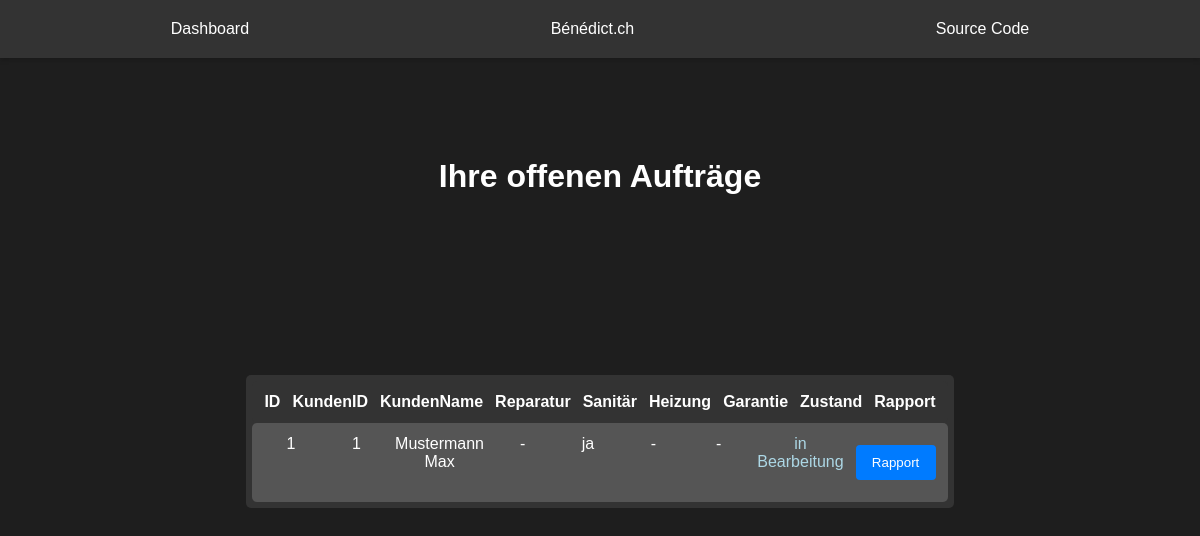
/oAuftraege.php (signed in), run on an earlier commit of the app's database.
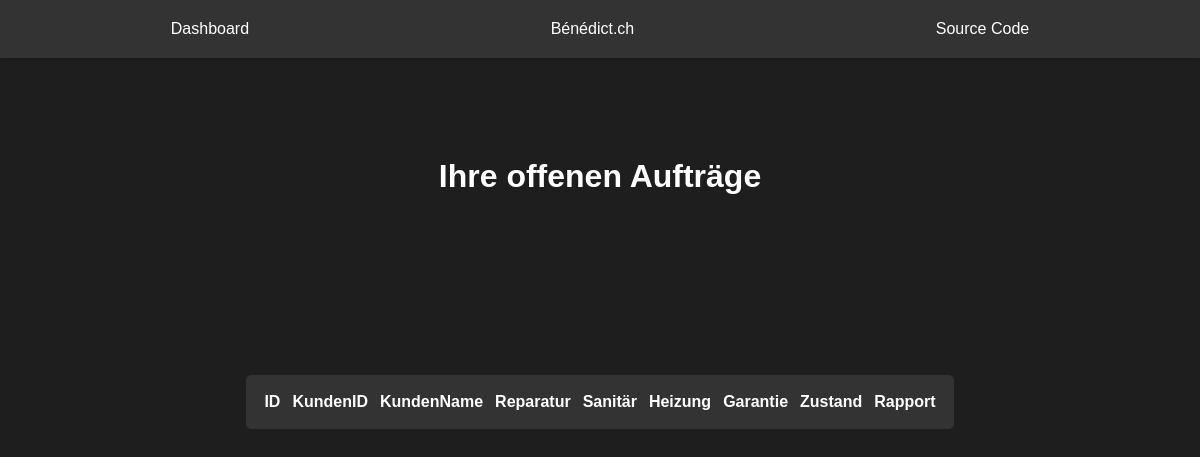
And on a later commit of the database.
### tables this page shows
CREATE TABLE Orders (
            orderID INTEGER PRIMARY KEY AUTOINCREMENT,
            kundenID INTEGER NOT NULL, /* Problem: need to manually type ID because AUTOINCREMENT cant be used rn. */
            kundenName TEXT NOT NULL,
            objAdresse TEXT NOT NULL,
            objOrt TEXT NOT NULL,
            objPLZ INTEGER NOT NULL,
            rechID INTEGER NOT NULL,
            orderDate TEXT NOT NULL,
            reparatur BOOLEAN DEFAULT 0,
            sanitaer BOOLEAN DEFAULT 0,
            heizung BOOLEAN DEFAULT 0,
            garantie BOOLEAN DEFAULT 0,
            bemerkung TEXT,
            terminwunsch TEXT,
            zustand TEXT CHECK(zustand IN ('COMPLETED', 'INPROGRESS', 'TODO')),
            arbeiterID INTEGER,
            completed BOOLEAN DEFAULT 0,
            completedDate TEXT NOT NULL,
            verrechnet BOOLEAN DEFAULT 0,
            rapport TEXT,
            FOREIGN KEY (kundenID) REFERENCES Kunden(id),
            FOREIGN KEY (rechID) REFERENCES Rechnung(id),
            FOREIGN KEY (arbeiterID) REFERENCES Users(id)
        );

### oAuftraege.php (the view, shortened to what this page needs)
<?php
include 'header.php';
$id = $_SESSION['id'];
?>
<!DOCTYPE html>
<html lang="en">
<head>
    <link rel="stylesheet" href="style/style.css">
</head>
<body>
    <h1 style="text-align: center; margin:  10px;">Ihre offenen Aufträge</h1>
    <div class="orders-container">
        <div class="orders-header">
            <div>ID</div>
            <div>KundenID</div>
            <div>KundenName</div>
            <div>Reparatur</div>
            <div>Sanitär</div>
            <div>Heizung</div>
            <div>Garantie</div>
            <div>Zustand</div>
            <div>Rapport</div>
        </div>
    <?php
        require 'db/conn.php';
        $zustandd = "COMPLETED";
        $query = "SELECT * FROM Orders WHERE arbeiterID = :id AND zustand != :zustandd";
        try {
            $stmt = $pdo->prepare($query);
            $stmt->bindParam(':id', $id, PDO::PARAM_INT);
            $stmt->bindParam(':zustandd', $zustandd, PDO::PARAM_STR);
            $stmt->execute();
        } catch (PDOException $e) {
            echo "Query error: " . $e->getMessage();
        }
        while ($row = $stmt->fetch(PDO::FETCH_ASSOC)) {
            $orderID = $row["orderID"];
            $kundenID = $row["kundenID"];
            $kundenName = $row["kundenName"];
            $reparatur = "-";
            $sanitaer = "-";
            $heizung = "-";
            $garantie = "-";
            if ($row["sanitaer"] == '1') {
                $sanitaer = "ja";
            }
            if($row["zustand"] == "INPROGRESS"){$color = "lightblue"; $zustand = "in Bearbeitung";}
                else if($row["zustand"] == "TODO"){$color = "orange"; $zustand = "Zu Bearbeiten";}
                else if($row["zustand"] == "COMPLETED"){$color = "green"; $zustand = "Abgeschlossen";}
                echo '<div class="order-row">
                <div>'.$orderID.'</div>
                <div>'.$kundenID.'</div>
                <div>'.$kundenName.'</div>
                <div>'.$reparatur.'</div>
                <div>'.$sanitaer.'</div>
                <div>'.$heizung.'</div>
                <div>'.$garantie.'</div>
                <div style="color: '.$color.';">'.$zustand.'</div>
                <div>
                <form id="formZuteilung" style="width:auto; padding:0px;margin:0px;background-color:transparent;border:none;box-shadow:none;" method="post" action="rapporte.php">
                    <button class="detail-btn" name="btn-id" id="btn-id" value="'.$orderID.'" data-id="'.$orderID.'">Rapport</button>
                </form>
                </div>
            </div>';
        }
    ?>
        </div>
    </body>
</html>

### header.php
<link rel="stylesheet" href="style/header.css">
<header>
    <nav>
        <ul>
        <li><a href="user.php">Dashboard</a></li>
        <li><a href="https://benedict.ch">Bénédict.ch</a></li>
        <li><a href="https://github.com/marcel7ag/m295projekt">Source Code</a></li>
    </ul>
</header>

### style/header.css (style rules this page uses)
* { margin: 0; padding: 0; box-sizing: border-box; }
nav { background-color: #333; color: #fff; padding: 20px; display: flex; justify-content: space-around; align-items: center; box-shadow: 0px 2px 5px rgba(0, 0, 0, 0.2); margin-bottom: 100px; }
nav ul { list-style-type: none; display: flex; justify-content: space-around; align-items: center; width: 100%; }
nav ul li a { color: #fff; text-decoration: none; padding: 10px; transition: background-color 0.3s ease; }

### style/style.css (style rules this page uses)
body { font-family: Arial, sans-serif; background-color: #1e1e1e; color: #fff; margin: 0; padding: 0; }
.orders-container { width: fit-content; display: flex; flex-direction: column; align-items: center; background-color: #333; border-radius: 5px; margin: 15% auto; padding: 6px; overflow-x: auto; }
.orders-header, .order-row { display: flex; justify-content: space-around; width: 100%; background-color: inherit; padding: 6px; border-radius: 5px; }
.orders-header div, .order-row div { flex: 1; text-align: center; padding: 6px; }
.orders-header div { font-weight: bold; }
form { width: 300px; margin: 0 auto; padding: 20px; background-color: #333; border-radius: 8px; box-shadow: 0px 0px 10px 0px rgba(0,0,0,0.1); }
input[type="submit"], button { width: 100%; padding: 10px; margin: 10px 0; border-radius: 4px; border: none; background-color: #007BFF; color: #fff; cursor: pointer; }
.detail-btn { align-items: center; width: 80px; }
.order-row:nth-child(even) { background-color: #555; }

What changed in the data, as far as the page shows it:
no longer on this page (row edited): orders: orderID "1", kundenID "1", kundenName "Mustermann Max", reparatur "-", sanitaer "ja", heizung "-", garantie "-", zustand "in Bearbeitung"
